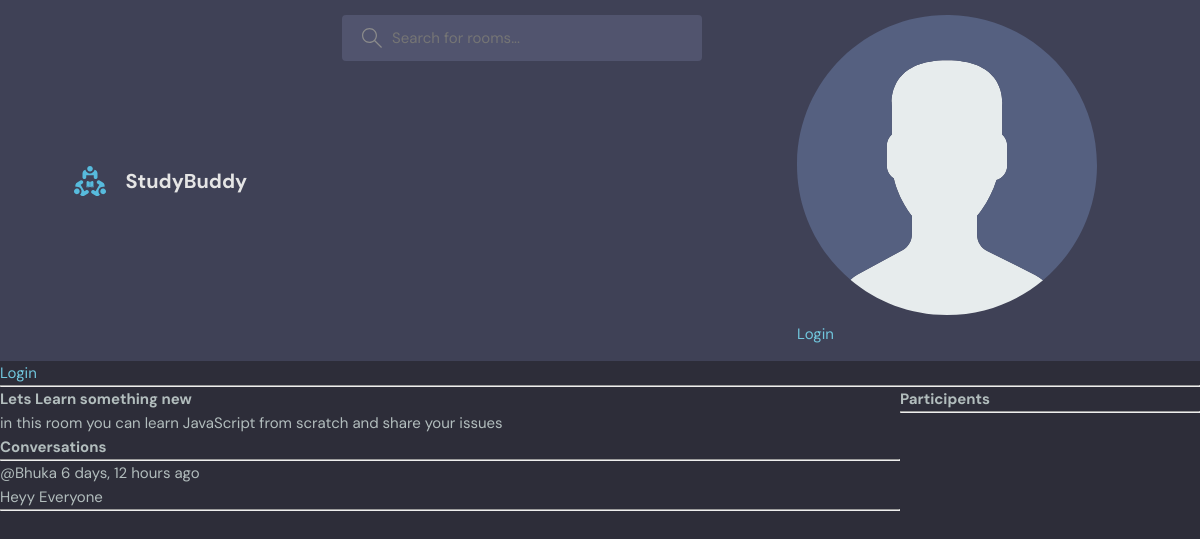
Before: /room/1/ with the older database file.
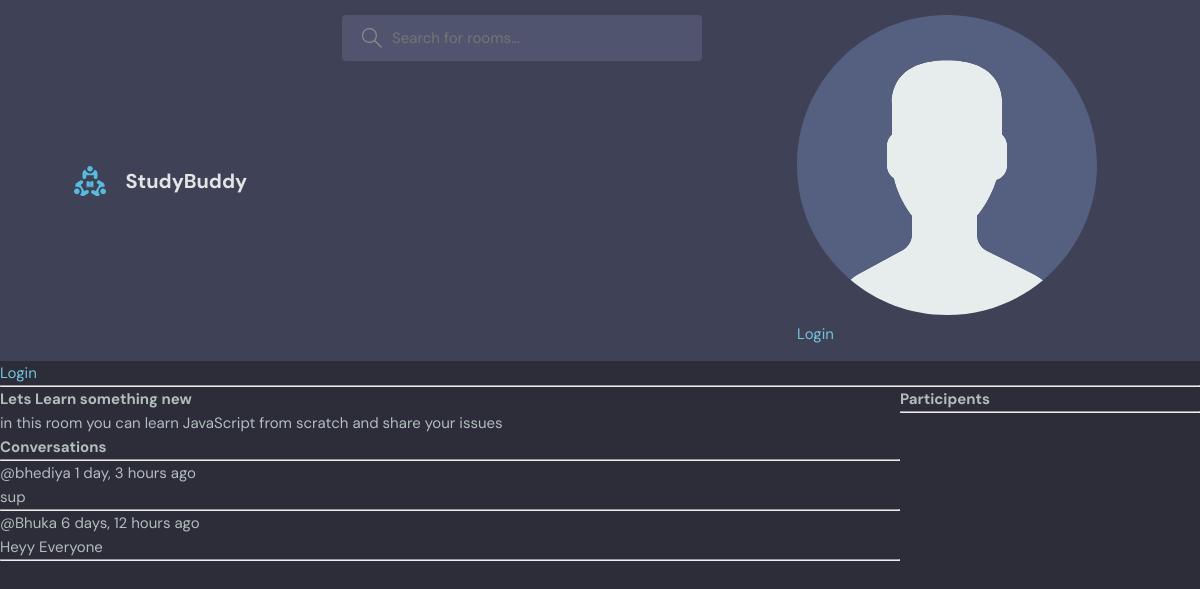
After: the same page with the newer database file.
### base/models.py (models this page shows, shortened)
class Message(models.Model):
    user =models.ForeignKey(User,on_delete=models.CASCADE)
    room=models.ForeignKey(Room,on_delete=models.CASCADE)
    body=models.TextField()
    updated=models.DateTimeField(auto_now=True)
    created=models.DateTimeField(auto_now_add=True)
    class Meta:
        ordering=['-updated','-created']

### base/views.py (the view, shortened to what this page needs)
# urls.py: path('room/<str:pk>/', views.room,name="room"),
def room(request, pk):
    room = Room.objects.get(id=pk)
    room_messages = room.message_set.all().order_by('-created')
    participents=room.participents.all()
    context = {'room': room, 'room_messages': room_messages, 'participents':participents}
    return render(request, 'base/room.html', context)

### base/templates/base/room.html (shortened to what this page needs)
{% extends 'main.html' %}
{% block content %}
<div class="room-container">
  <div>
    <h1>{{room.name}}</h1>
    <p>{{room.description}}</p>
    <div class="comment-wrapper">
      <h3>Conversations</h3>
      <hr />
      {% for message in room_messages %}
      <div>
        <small>@{{message.user}} {{message.created|timesince}} ago</small>
        <p>{{message.body}}</p>
        <hr />
      </div>
      {% endfor %}
    </div>
  </div>
  <div>
    <h3>Participents</h3>
    <hr>
  </div>
</div>
{% endblock content %}

Changed rows visible on the page:
added Message: user "bhediya", created "1 day, 3 hours", body "sup"
